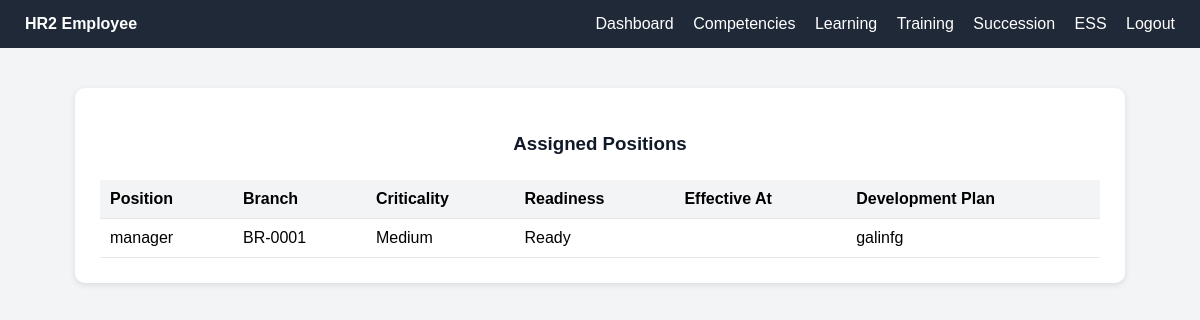
Screenshot of /modules/hr2/user/succession.php (signed in) with the database file from the repository.
### tables this page shows
CREATE TABLE `successor_candidates` (
  `id` int(11) NOT NULL,
  `branch_id` varchar(100) NOT NULL,
  `employee_id` varchar(100) NOT NULL,
  `readiness` varchar(100) NOT NULL,
  `effective_at` date DEFAULT NULL,
  `development_plan` varchar(100) NOT NULL,
  `created_at` timestamp(5) NOT NULL DEFAULT current_timestamp(5),
  `updated_at` timestamp(5) NOT NULL DEFAULT current_timestamp(5)
);

CREATE TABLE `succession_positions` (
  `id` int(11) NOT NULL,
  `branch_id` varchar(100) NOT NULL,
  `position_title` varchar(100) DEFAULT NULL,
  `criticality` varchar(100) DEFAULT NULL
);

### modules/hr2/user/succession.php (the view, shortened to what this page needs)
<?php
include('../../../config/database.php');
$numeric_id = (int)$_SESSION['employee_id'];
$stmt_emp = $conn->prepare("SELECT employee_id AS employee_code FROM employees WHERE id = ?");
$stmt_emp->bind_param("i", $numeric_id);
$stmt_emp->execute();
$result_emp = $stmt_emp->get_result();
$employee = $result_emp->fetch_assoc();
$employee_code = $employee['employee_code'];
$query = "
SELECT
    p.position_title,
    p.branch_id,
    p.criticality,
    c.readiness,
    c.effective_at,
    c.development_plan
FROM successor_candidates c
JOIN succession_positions p ON p.branch_id = c.branch_id
WHERE c.employee_id = ?
ORDER BY p.position_title
";
$stmt = $conn->prepare($query);
$stmt->bind_param("s", $employee_code);
$stmt->execute();
$result = $stmt->get_result();
$my_positions = $result->fetch_all(MYSQLI_ASSOC);
?>
<!DOCTYPE html>
<html lang="en">
<head>
</head>
<body>
<div class="navbar">
   <div><strong>HR2 Employee </strong></div>
   <div>
       <a href="../../../index.php">Dashboard</a>
       <a href="competency.php">Competencies</a>
       <a href="learning.php">Learning</a>
       <a href="training.php">Training</a>
       <a href="succession.php">Succession</a>
       <a href="ess.php">ESS</a>
       <a href="../../../logout.php">Logout</a>
   </div>
</div>
<div class="container">
    <h3 class="section-title">Assigned Positions</h3>
    <table>
        <thead>
        <tr>
            <th>Position</th>
            <th>Branch</th>
            <th>Criticality</th>
            <th>Readiness</th>
            <th>Effective At</th>
            <th>Development Plan</th>
        </tr>
        </thead>
        <tbody>
        <?php if (count($my_positions) > 0): ?>
            <?php foreach ($my_positions as $pos): ?>
                <tr>
                    <td><?= htmlspecialchars($pos['position_title']) ?></td>
                    <td><?= htmlspecialchars($pos['branch_id']) ?></td>
                    <td><?= htmlspecialchars(ucfirst($pos['criticality'])) ?></td>
                    <td><?= htmlspecialchars(ucfirst($pos['readiness'])) ?></td>
                    <td><?= htmlspecialchars($pos['effective_at']) ?></td>
                    <td><?= htmlspecialchars($pos['development_plan']) ?></td>
                </tr>
            <?php endforeach; ?>
        <?php else: ?>
            <tr><td colspan="5" style="text-align:center;">You are not assigned to any succession positions.</td></tr>
        <?php endif; ?>
        </tbody>
    </table>
</div>
</body>
</html>

### modules/hr2/user/succession.php (style rules this page uses)
body { font-family: Arial, sans-serif; background: #f3f4f6; margin: 0; }
.navbar { background: #1f2937; color: #fff; padding: 15px 25px; display: flex; justify-content: space-between; align-items: center; }
.navbar a { color: #fff; text-decoration: none; margin-left: 15px; }
.container { max-width: 1000px; margin: 40px auto; background: #fff; border-radius: 10px; padding: 25px; box-shadow: 0 2px 6px rgba(0,0,0,0.1); }
table { width: 100%; border-collapse: collapse; margin-top: 25px; }
th, td { padding: 10px; text-align: left; border-bottom: 1px solid #e5e7eb; }
th { background: #f3f4f6; }
.section-title { margin-top: 20px; color: #111827; text-align:center; }

### rows the page displays
successor_candidates: succession_positions.position_title "manager", succession_positions.branch_id "BR-0001", succession_positions.criticality "Medium", readiness "Ready", development_plan "galinfg"
